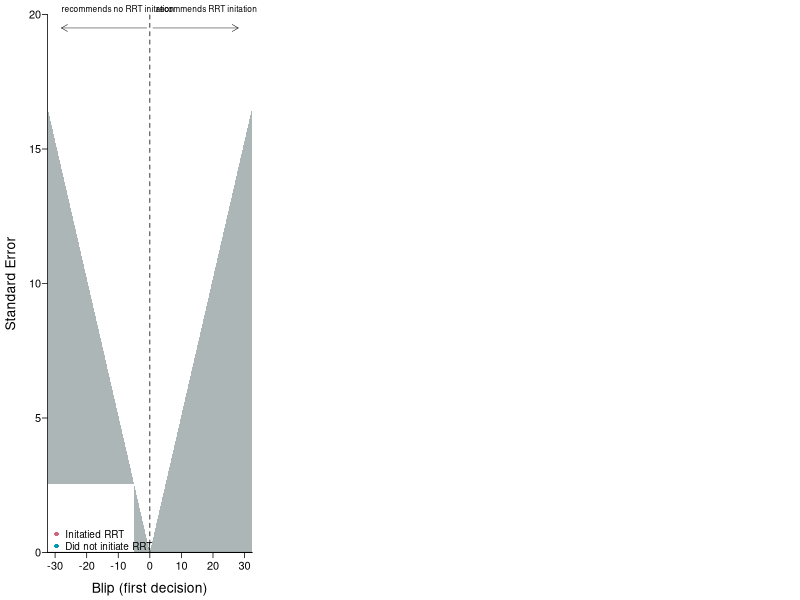

Source code (R): (Note: this script raises an error after producing the figure.)
lancet_red <- "#AD002A99"
lancet_blue <- "#0099B4FF"
lancet_gray <- "#ADB6B6FF"

trans_blue <- rgb(col2rgb(lancet_blue)[1],col2rgb(lancet_blue)[2],col2rgb(lancet_blue)[3],  maxColorValue = 255, alpha = 25)
trans_red <- rgb(col2rgb(lancet_red)[1],col2rgb(lancet_red)[2],col2rgb(lancet_red)[3], maxColorValue = 255, alpha = 125)

dev.new(width=3*3, height=3, pointsize=11, noRStudioGD = TRUE)
par(mfrow=c(1,3), mar=c(3.5,3.5,1,1)+.1, mgp=c(1.75,0.5,0), tcl=-0.4)
plot(c(-30,30), c(0,20),type="n", yaxs="i", axes=F, ylab="", xlab="")
polygon(c(0,par("usr")[1],par("usr")[1],0), c(0, par("usr")[1]/qnorm(0.025),0,0), col=lancet_gray, border=NA)
polygon(c(0,par("usr")[2],par("usr")[2],0), c(0, par("usr")[2]/qnorm(0.975),0,0), col=lancet_gray, border=NA)


abline(v=0, lwd=0.75, lty=2)
arrows(-1, par("usr")[4]-.5, -28, par("usr")[4]-.5, length = 0.07, lwd=0.5, xpd=TRUE)
arrows(1, par("usr")[4]-.5, 28, par("usr")[4]-.5, length = 0.07, lwd=0.5, xpd=TRUE)

mtext(text="recommends RRT initation", side=3, line=0, at=2, cex=1/2.0, adj=0)
mtext(text="recommends no RRT initation", side=3, line=0, at=-28, cex=1/2.0, adj=0)

mtext("Standard Error", side=2, line=2.25, cex=.83)
mtext("Blip (first decision)", side=1, line=2.25, cex=.83)

lgd <- legend(x = mean(c(par("usr")[1],par("usr")[2])), y =  mean(c(par("usr")[3],par("usr")[4])), cex= .9, 
              c("Initatied RRT", "Did not initiate RRT"), pch=16, col = c("blue", "red"), plot = F)

polygon(c(par("usr")[1], -5, -5, par("usr")[1]), c(0, 0, 5*1/qnorm(.975), 5*1/qnorm(.975)), col="white", border=NA)

legend(x = par("usr")[1], y =  par("usr")[3] + lgd$rect$h-.2, cex= .9,
       c("Initatied RRT", "Did not initiate RRT"),
       pch=16, col = c(lancet_red, lancet_blue), bty = "n", plot = T)

segments(par('usr')[1], 0, par('usr')[2], 0, lwd=1)
axis(1, at=seq(-30, 30,by=10), lwd=0, lwd.tick=0.75)
axis(2, las=1, lwd=0.75, lwd.tick=0.75)

points(ite_k1[actual_ttts$a1==0], ite_se_k1[actual_ttts$a1==0], col=trans_blue, pch=16)
points(ite_k1[actual_ttts$a1==1], ite_se_k1[actual_ttts$a1==1], col=trans_red, pch=16, add=TRUE)


plot(c(-30,30), c(0,20),type="n", yaxs="i", axes=F, ylab="", xlab="")
polygon(c(0,par("usr")[1],par("usr")[1],0), c(0, par("usr")[1]/qnorm(0.025),0,0), col=lancet_gray, border=NA)
polygon(c(0,par("usr")[2],par("usr")[2],0), c(0, par("usr")[2]/qnorm(0.975),0,0), col=lancet_gray, border=NA)
segments(par('usr')[1], 0, par('usr')[2], 0, lwd=1)
axis(1, at=seq(-30, 30,by=10), lwd=0, lwd.tick=0.75)
axis(2, las=1, lwd=0.75, lwd.tick=0.75)
abline(v=0, lwd=0.75, lty=2)

arrows(-1, par("usr")[4]-.5, -28, par("usr")[4]-.5, length = 0.07, lwd=0.5, xpd=TRUE)
arrows(1, par("usr")[4]-.5, 28, par("usr")[4]-.5, length = 0.07, lwd=0.5, xpd=TRUE)

mtext(text="recommends RRT initation", side=3, line=0, at=2, cex=1/2.0, adj=0)
mtext(text="recommends no RRT initation", side=3, line=0, at=-28, cex=1/2.0, adj=0)
mtext("Blip (second decision)", side=1, line=2.25, cex=.83)

points(ite_k2[actual_ttts$a2==0], ite_se_k2[actual_ttts$a2==0], col=trans_blue, pch=16)
points(ite_k2[actual_ttts$a2==1], ite_se_k2[actual_ttts$a2==1], col=trans_red, pch=16, add=TRUE)

plot(c(-30,30), c(0,20),type="n", yaxs="i", axes=F, ylab="", xlab="")
polygon(c(0,par("usr")[1],par("usr")[1],0), c(0, par("usr")[1]/qnorm(0.025),0,0), col=lancet_gray, border=NA)
polygon(c(0,par("usr")[2],par("usr")[2],0), c(0, par("usr")[2]/qnorm(0.975),0,0), col=lancet_gray, border=NA)
segments(par('usr')[1], 0, par('usr')[2], 0, lwd=1)
axis(1, at=seq(-30, 30,by=10), lwd=0, lwd.tick=0.75)
axis(2, las=1, lwd=0.75, lwd.tick=0.75)
abline(v=0, lwd=0.75, lty=2)

arrows(-1, par("usr")[4]-.5, -28, par("usr")[4]-.5, length = 0.07, lwd=0.5, xpd=TRUE)
arrows(1, par("usr")[4]-.5, 28, par("usr")[4]-.5, length = 0.07, lwd=0.5, xpd=TRUE)

mtext(text="recommends RRT initation", side=3, line=0, at=2, cex=1/2.0, adj=0)
mtext(text="recommends no RRT initation", side=3, line=0, at=-28, cex=1/2.0, adj=0)
mtext("Blip (third decision)", side=1, line=2.25, cex=.83)

points(ite_k3[actual_ttts$a3==0], ite_se_k3[actual_ttts$a3==0], col=trans_blue, pch=16)
points(ite_k3[actual_ttts$a3==1], ite_se_k3[actual_ttts$a3==1], col=trans_red, pch=16, add=TRUE)

dev.copy2pdf(file = "fig1.pdf")